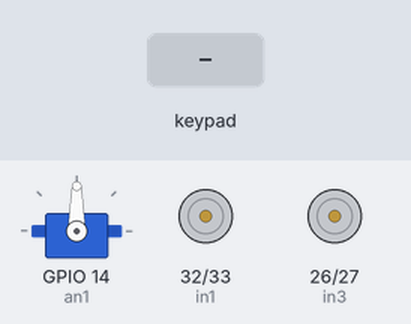
Bench run of a sketch on a simulated ESP32. On the bench: servo, motor-driver pin pairs drawn as motors (green arrow = first pin HIGH = forward, orange = second pin HIGH = backward, longer = more drive, scaled by the enable pin). The inputs (shaded band) are chosen by the test bench. What the sketch prints to the serial monitor is not drawn.

Above: at 1.2 s.
1.3 s: key 'O' pressed
3.3 s: key 'U' pressed
At 3.5 s:
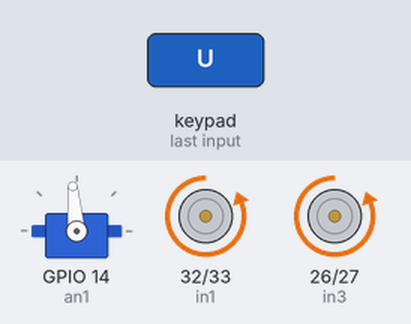
5.2 s: key 'D' pressed
At 5.4 s:
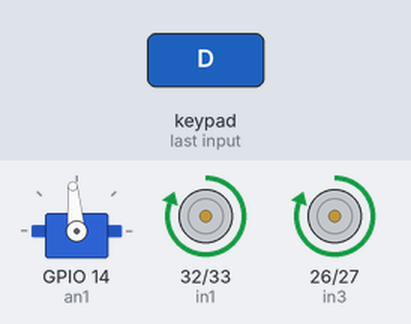
7.1 s: key 'L' pressed
At 7.3 s:
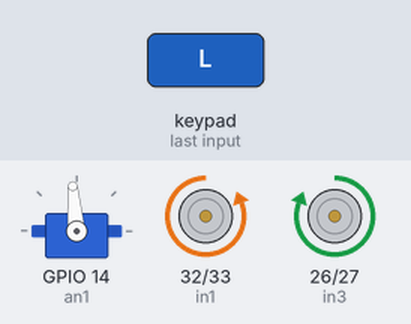
9.0 s: key 'R' pressed
At 9.2 s:
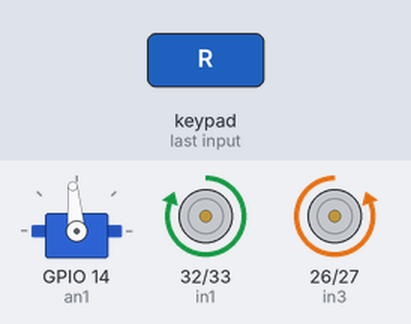
Timing chart, 0 to 11.9 s (numbered marks = the images above; inputs shaded):
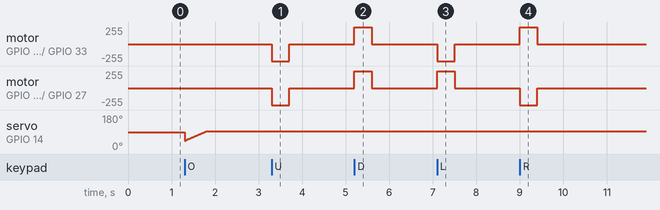

Measured:
- after the input at 3.3 s, motor on GPIO 32 (in1) / GPIO 33 (in2), motor on GPIO 26 (in3) / GPIO 27 (in4): stopped → backward 255/255 at once, → stopped 0.40 s later
- after the input at 5.2 s, motor on GPIO 32 (in1) / GPIO 33 (in2), motor on GPIO 26 (in3) / GPIO 27 (in4): stopped → forward 255/255 at once, → stopped 0.40 s later
- after the input at 7.1 s, motor on GPIO 32 (in1) / GPIO 33 (in2): stopped → backward 255/255 at once, → stopped 0.40 s later; motor on GPIO 26 (in3) / GPIO 27 (in4): stopped → forward 255/255 at once, → stopped 0.40 s later
- after the input at 9.0 s, motor on GPIO 32 (in1) / GPIO 33 (in2): stopped → forward 255/255 at once, → stopped 0.40 s later; motor on GPIO 26 (in3) / GPIO 27 (in4): stopped → backward 255/255 at once, → stopped 0.40 s later

The sketch:

dabble_control.ino
```cpp
//Include Libraries

#define CUSTOM_SETTINGS
#define INCLUDE_GAMEPAD_MODULE
#include<DabbleESP32.h>
#include<ESP32Servo.h>

//PIN DEFINITIONS

//Motor 1
#define in1 32
#define in2 33
#define en1 25

//Motor 2
#define in3 26
#define in4 27
#define en2 13

//SERVO
Servo myservo;
#define an1 14

int i = 0;

//Function to set the motor speed and direction
void setMotors(int inA, int inB, int pwm, int speed)
{
  if(speed > 0){
    digitalWrite(inA, HIGH);
    digitalWrite(inB, LOW);
    analogWrite(pwm, speed);
  }
  else if(speed < 0){
    digitalWrite(inB, HIGH);
    digitalWrite(inA, LOW);
    analogWrite(pwm, -speed);
  }
  else{
    digitalWrite(inA, LOW);
    digitalWrite(inB, LOW);
    analogWrite(pwm, 0);
  }
}


//Setup Function
void setup() {
  //Begins for setup
  Serial.begin(115200);
  Dabble.begin("Oy Pols Agyi Pols");
  Serial.println("Dabble is Ready");

  //pinModes
  pinMode (in1, OUTPUT);
  pinMode (in2, OUTPUT);
  pinMode (en1, OUTPUT);
  pinMode (in3, OUTPUT);
  pinMode (in4, OUTPUT);
  pinMode (en2, OUTPUT);

  //servo
  pinMode(an1, OUTPUT);
  myservo.attach(an1);
}


void loop() {
  //Dabble input
  Dabble.processInput();

  //Gamepad inputs
  int x_value = GamePad.getXaxisData();
  int y_value = GamePad.getYaxisData();
  int r_value = GamePad.getRadius();
  int a_value = GamePad.getAngle();

  //speed
  int speed = map(r_value, 0, 7, 0, 255);

  //if-else block for loco control
  if(a_value == 0 && x_value == 0 && y_value == 0){
    Serial.println("Stop");
    setMotors(in1, in2, en1, 0);
    setMotors(in3, in4, en2, 0);
  }
  else if(a_value > 45 && a_value <= 135){
    Serial.println("Forward");
    setMotors(in1, in2, en1, -speed);
    setMotors(in3, in4, en2, -speed);
  }
  else if(a_value > 135 && a_value <= 225){
    Serial.println("Left");
    setMotors(in1, in2, en1, -speed);
    setMotors(in3, in4, en2, speed);
  }
  else if(a_value > 225 && a_value <= 315){
    Serial.println("Backward");
    setMotors(in1, in2, en1, speed);
    setMotors(in3, in4, en2, speed);
  }
  else {
    Serial.println("Right");
    setMotors(in1, in2, en1, speed);
    setMotors(in3, in4, en2, -speed);
  }

  //servo control
  if(GamePad.isCirclePressed()){
    Serial.println("Circle Pressed");
    for(int i = 45; i <= 95; i++){
      myservo.write(i);
      delay(10);
    }
  }
  if(GamePad.isTrianglePressed()){
    Serial.println("Triangle Pressed");
    for(int i = 95; i >= 45; i--){
      myservo.write(i);
      delay(10);
    }
  }


}
```
